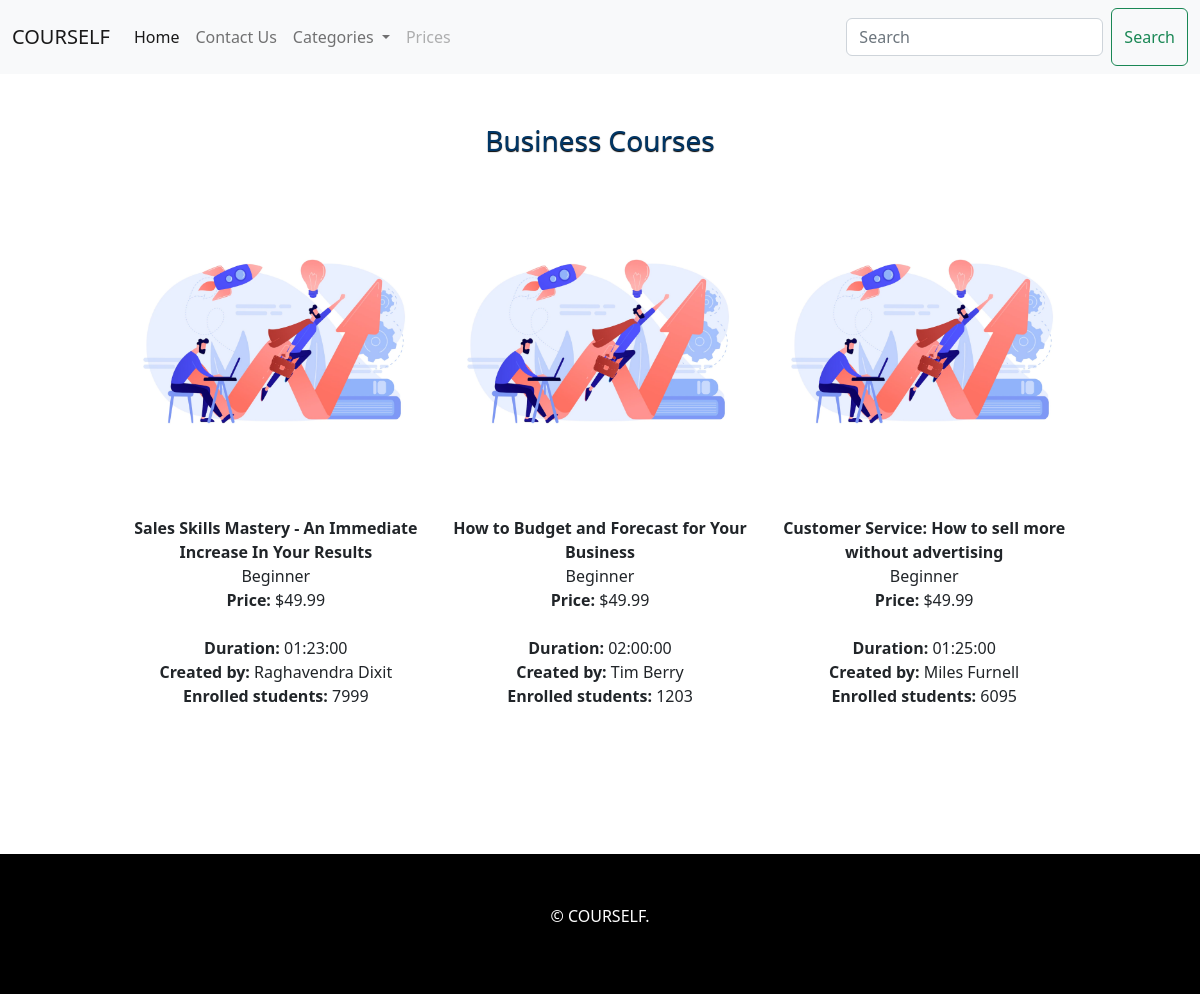
The app's page /business.php with its own data.
### tables this page shows
CREATE TABLE `instructors` (
  `ID` int(11) NOT NULL,
  `IName` varchar(225) DEFAULT NULL,
  `RegDate` date DEFAULT NULL
);

CREATE TABLE `courses` (
  `ID` int(11) NOT NULL,
  `CName` varchar(225) DEFAULT NULL,
  `Price` varchar(225) DEFAULT NULL,
  `numOfStudents` int(11) DEFAULT NULL,
  `lvl` enum('Beginner','Intermediate','High Level') DEFAULT NULL,
  `Duration` varchar(225) DEFAULT NULL,
  `Category` enum('Programming','Finance','Business','Design') DEFAULT NULL
);

### business.php (the view, shortened to what this page needs)
<!DOCTYPE html>
<head>
    <link rel = "stylesheet" href="css/style.css">
    <link rel="stylesheet" href="owlcarousel/owl.carousel.min.css">
    <link rel="stylesheet" href="owlcarousel/owl.theme.default.min.css">
</head>
<body>
<?php include 'Navbar.php'?>
<section id="courses">
<div class="container">
            <h3>Business Courses</h3>
            <?php
                include("connect.php");
                $sql = "SELECT instructors.IName, courses.cName, courses.lvl, courses.Price, courses.numOfStudents, courses.Duration FROM gives, courses, instructors where instructors.ID=gives.InstructorID and courses.ID=gives.CourseID and courses.Category='Business'";
                $result=$db->query($sql);
                while($row=$result->fetch_assoc()){
                    $CName = $row['cName'];
                    $IName = $row['IName'];
                    $lvl = $row['lvl'];
                    $price = $row['Price'];
                    $num = $row['numOfStudents'];
                    $duration = $row['Duration'];
            ?>
                <article class='card'>
                    <img src='images/business.PNG' alt='' class='img-fluid'>
                    <strong> <?php echo $CName; ?> </strong> <br>
                    <?php echo $lvl; ?></br>
                    <?php echo "<strong>Price: </strong>$" . $price; ?><br></br>
                    <?php echo "<strong>Duration: </strong>" . $duration; ?></br>
                    <?php echo "<strong>Created by: </strong>" . $IName; ?></br>
                    <?php echo "<strong>Enrolled students: </strong>" . $num; ?></br>
                </article>
            <?php } ?>
        </div>
    </section>
    <div class="bottom-container">
        <p>© COURSELF.</p>
      </div>
</body>

### navbar.php (shortened to what this page needs)
<!DOCTYPE html>
<html lang="en">
<head>
    <link rel = "stylesheet" href="css/style.css">
    <link href="https://cdn.jsdelivr.net/npm/bootstrap@5.2.3/dist/css/bootstrap.min.css" rel="stylesheet">
</head>
<body>
    <nav class="navbar navbar-expand-lg bg-light">
        <div class="container-fluid">
          <a class="navbar-brand" href="#">COURSELF</a>
          <div class="collapse navbar-collapse" id="navbarSupportedContent">
            <ul class="navbar-nav me-auto mb-2 mb-lg-0">
              <li class="nav-item">
                <a class="nav-link active" aria-current="page" href="index.php">Home</a>
              </li>
              <li class="nav-item">
                <a class="nav-link" href="#">Contact Us</a>
              </li>
              <li class="nav-item dropdown">
                <a class="nav-link dropdown-toggle" href="#" role="button" data-bs-toggle="dropdown" aria-expanded="false">
                  Categories
                </a>
              </li>
              <li class="nav-item">
                <a class="nav-link disabled">Prices</a>
              </li>
            </ul>
            <form class="d-flex" role="search">
              <input class="form-control me-2" type="search" placeholder="Search" aria-label="Search">
              <button class="btn btn-outline-success" type="submit">Search</button>
            </form>
          </div>
        </div>
      </nav>
</body>
</html>

### css/style.css (style rules this page uses)
* { padding: 0; margin: 0; text-decoration: none; }
img { height: 20em; margin-top: 5em; margin-bottom: 5em; }
p { text-align: center; }
.bottom-container { margin-top: 5em; background-color: black; padding-top: 50px; padding-bottom: 50px; text-align: center; color:white; }
h3 { font-size: 55px; color: #003666; text-shadow: 0px 1px 1px black; font-weight: 600; }
.container { width: 1200px; height: auto; margin: auto; }
#courses { background-color: #fff; padding: 50px; text-align: center; height: 700px; }
.card { width: 320px; height: 350px; border: 1px solid #fff; padding: 0; display: inline-block; }
.form-control { width: 100%; padding: 10px; font-size: 15px; line-height: 1.5 ; color: #495057; background-color:gray ; margin: 10px; border-radius: 5px; border: 1px solid; }

### business.php (style rules this page uses)
.card { width: 320px; height: 600px; border: 1px solid #fff; padding: 0; display: inline-block; }

### records on screen
instructors: courses.CName "Sales Skills Mastery - An Immediate Increase In Your Results", courses.lvl "Beginner", courses.Price "49.99", courses.Duration "01:23:00", IName "Raghavendra Dixit", courses.numOfStudents "7999"
instructors: courses.CName "How to Budget and Forecast for Your Business", courses.lvl "Beginner", courses.Price "49.99", courses.Duration "02:00:00", IName "Tim Berry", courses.numOfStudents "1203"
instructors: courses.CName "Customer Service: How to sell more without advertising", courses.lvl "Beginner", courses.Price "49.99", courses.Duration "01:25:00", IName "Miles Furnell", courses.numOfStudents "6095"
